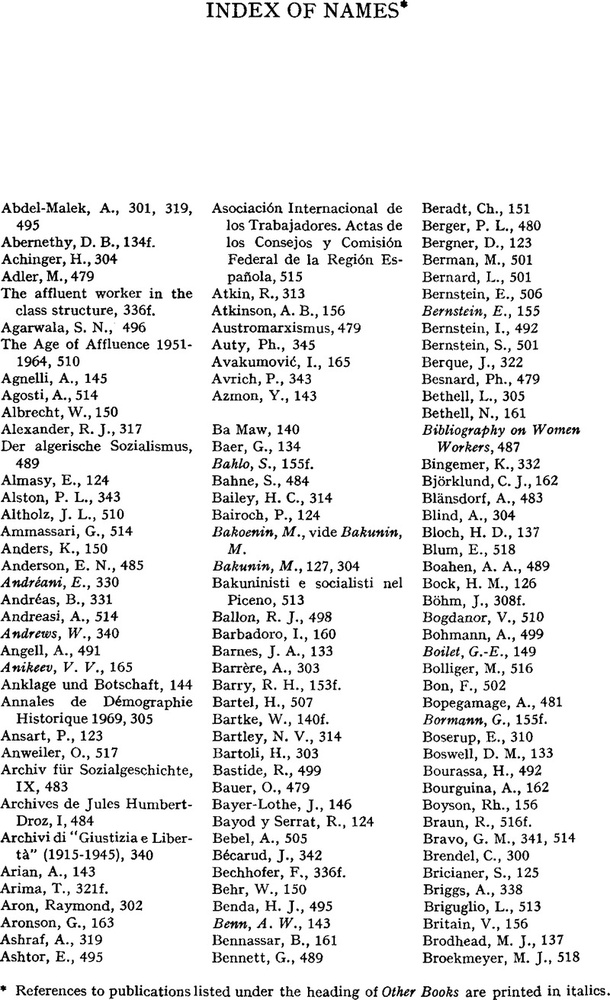
#> input picture data/list-of-names.jpg, 610 x 1000 px, shrunk from 800 x 1311 before the run
$ jupyter execute --allow-errors ocr_process.ipynb
#> lines starting #> are read from the running program, lines starting #| are printed output that depends on the picture; after the words box and inside, x2 and y2 are one past the last pixel; in counts of white or black regions, pixels touching at a corner belong together
[cell 1]
import pytesseract
import cv2
from matplotlib import pyplot as plt
import os

[cell 2]
def display(im_path):
    dpi = 80
    im_data = plt.imread(im_path)

    height, width  = im_data.shape[:2]

    # What size does the figure need to be in inches to fit the image?
    figsize = width / float(dpi), height / float(dpi)

    # Create a figure of the right size with one axes that takes up the full figure
    fig = plt.figure(figsize=figsize)
    ax = fig.add_axes([0, 0, 1, 1])

    # Hide spines, ticks, etc.
    ax.axis('off')

    # Display the image.
    ax.imshow(im_data, cmap='gray')

    plt.show()

[cell 3]
def generate_image(image_data, filename):
    os.makedirs("temp", exist_ok=True)
    cv2.imwrite(f"temp/{filename}.jpg", image_data)

[cell 4]
image_path = "data/list-of-names.jpg"
image = cv2.imread(image_path)
#> image is the input picture: shape (1000, 610, 3); min 0, max 255, mean 232.3
base_image = image.copy()

[cell 5]
gray = cv2.cvtColor(image, cv2.COLOR_BGR2GRAY)

[cell 6]
generate_image(gray, "gray")

[cell 7]
blur = cv2.GaussianBlur(gray, (7,7), 0)
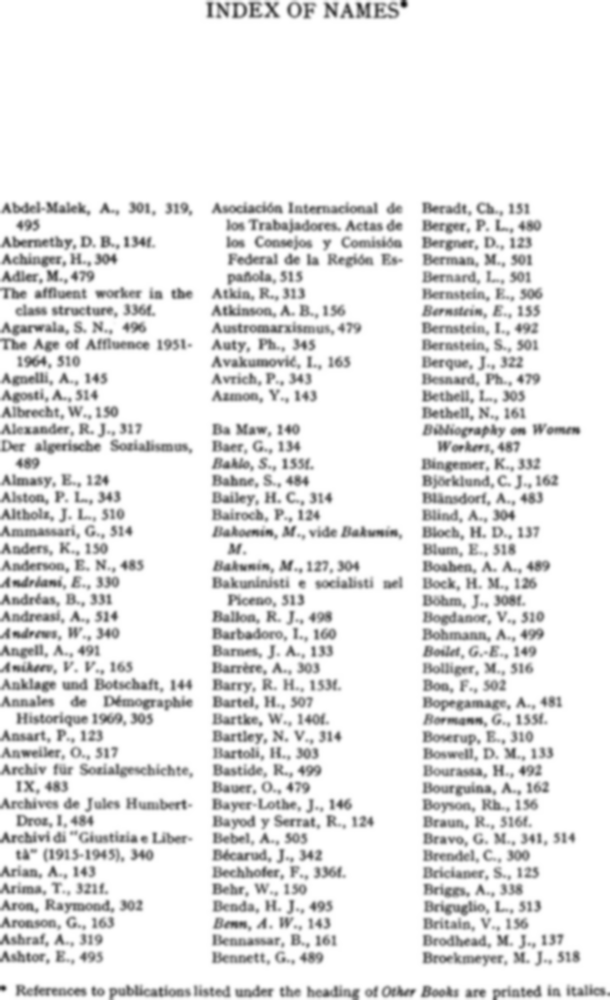
#> blur: shape (1000, 610); min 19, max 255, mean 232.3

[cell 8]
generate_image(blur, "blur")

[cell 9]
thresh = cv2.threshold(blur, 0, 255, cv2.THRESH_BINARY_INV + cv2.THRESH_OTSU)[1]
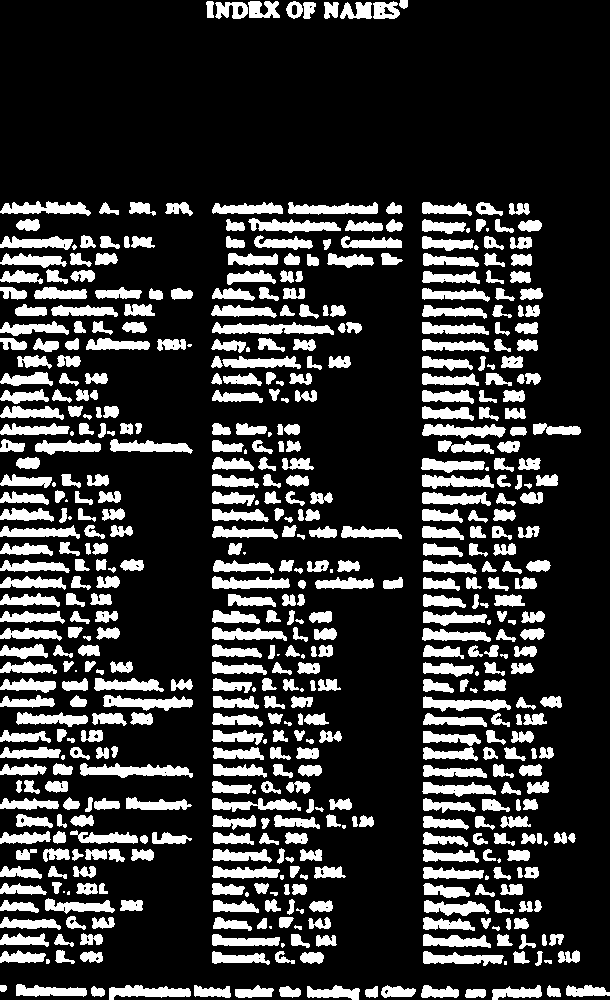
#> thresh: shape (1000, 610); 20.9% white; 561 white regions (38 under 20 px), largest, box (x1, y1, x2, y2) and area: (212, 322, 334, 335) 1007, (80, 763, 193, 778) 988, (103, 695, 193, 711) 821

[cell 10]
generate_image(thresh, "thresh")

[cell 11]
kernel = cv2.getStructuringElement(cv2.MORPH_RECT, (3, 13))
dilate = cv2.dilate(thresh, kernel, iterations=1)
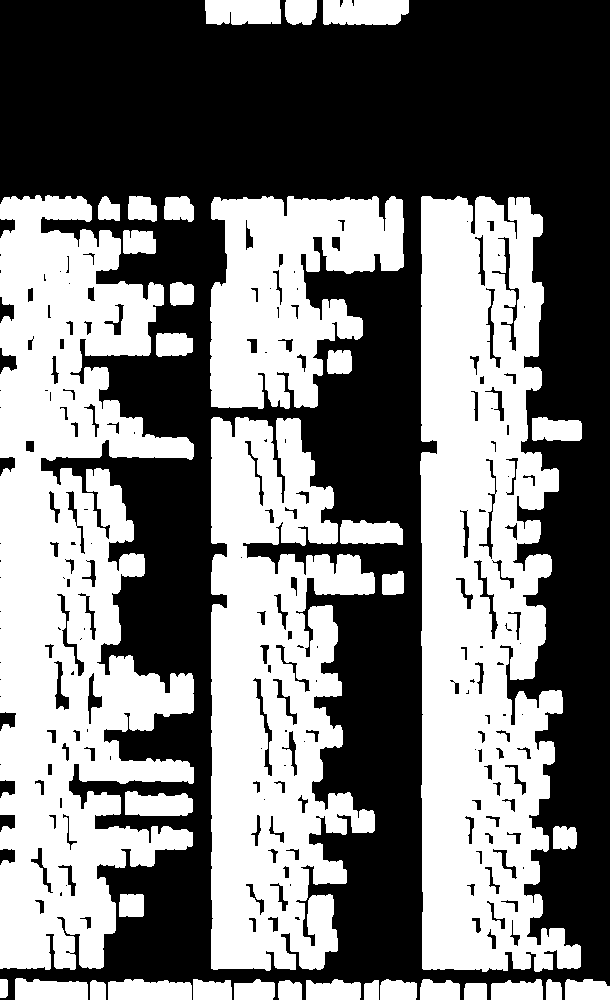
#> dilate: shape (1000, 610); 47.5% white; 35 white regions
generate_image(dilate, "dilate")

[cell 12]
cnts = cv2.findContours(dilate, cv2.RETR_EXTERNAL, cv2.CHAIN_APPROX_SIMPLE)
#> cnts = 35 contours; largest, box (x1, y1, x2, y2) and area: (0, 195, 194, 970) 93162, (420, 196, 581, 972) 89188, (211, 417, 375, 971) 61765, (210, 196, 404, 409) 27032, (323, 0, 409, 25) 1882
cnts = cnts[0] if len(cnts) == 2 else cnts[1]
cnts = sorted(cnts, key=lambda x: cv2.boundingRect(x)[0])

[cell 13]
results = []
#> (the rest of this cell did not finish here and is left out)

[cell 14]
print(results)

[cell 15]
names = []
for i in results:
    i = i.strip().replace("\n", "")
    i = i.split(" ")[0]
    if len(i) > 2:
        if i[0] == "A" or i[0] == "B":
            names.append(i.replace(',', ''))

[cell 16]
print(names)

[cell 17]
with open('result.txt', 'w') as f:
    for i in names:
        f.write(i)
        f.write('\n')
